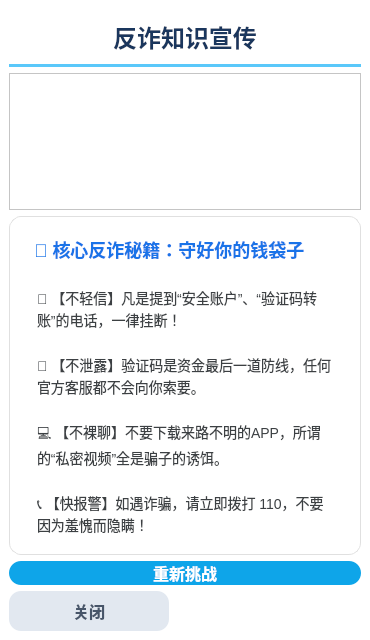
<?xml version="1.0" encoding="UTF-8"?>
<ui version="4.0">
 <class>MainWindow</class>
 <widget class="QMainWindow" name="MainWindow">
  <property name="geometry">
   <rect>
    <x>0</x>
    <y>0</y>
    <width>370</width>
    <height>640</height>
   </rect>
  </property>
  <property name="windowTitle">
   <string>MainWindow</string>
  </property>
  <widget class="QWidget" name="centralwidget">
   <property name="styleSheet">
    <string notr="true">background: transparent;
</string>
   </property>
   <layout class="QVBoxLayout" name="verticalLayout">
    <property name="spacing">
     <number>0</number>
    </property>
    <property name="leftMargin">
     <number>0</number>
    </property>
    <property name="topMargin">
     <number>0</number>
    </property>
    <property name="rightMargin">
     <number>0</number>
    </property>
    <property name="bottomMargin">
     <number>0</number>
    </property>
    <item>
     <widget class="QStackedWidget" name="stackedWidget">
      <property name="minimumSize">
       <size>
        <width>0</width>
        <height>0</height>
       </size>
      </property>
      <property name="styleSheet">
       <string notr="true">background: qlineargradient(x1:0, y1:0, x2:1, y2:1, stop:0 #4a3b3a, stop:0.5 #292a2d, stop:1 #1e2528);</string>
      </property>
      <property name="currentIndex">
       <number>3</number>
      </property>
      <widget class="QWidget" name="pageHome">
       <property name="styleSheet">
        <string notr="true">background: qlineargradient(x1:0, y1:0, x2:0, y2:1, stop:0 #e0eafc, stop:1 #cfdef3);</string>
       </property>
       <widget class="QLabel" name="labelTitle">
        <property name="geometry">
         <rect>
          <x>65</x>
          <y>90</y>
          <width>240</width>
          <height>60</height>
         </rect>
        </property>
        <property name="styleSheet">
         <string notr="true">font-family: &quot;Microsoft YaHei&quot;, &quot;PingFang SC&quot;, sans-serif;
font-size: 36px; /* 这里变大了 */
font-weight: 900;
color: #1e3a8a;
letter-spacing: 2px;
background: transparent;</string>
        </property>
        <property name="text">
         <string>反诈模拟挑战</string>
        </property>
        <property name="alignment">
         <set>Qt::AlignmentFlag::AlignCenter</set>
        </property>
       </widget>
       <widget class="QLabel" name="labelIntro">
        <property name="geometry">
         <rect>
          <x>45</x>
          <y>260</y>
          <width>280</width>
          <height>150</height>
         </rect>
        </property>
        <property name="styleSheet">
         <string notr="true">background-color: rgba(255, 255, 255, 0.6);
border-radius: 12px;
font-size: 15px;
color: #374151;
line-height: 20px;
padding: 10px;
border: 1px solid rgba(255, 255, 255, 0.8);</string>
        </property>
        <property name="text">
         <string>模拟真实电信诈骗场景

请根据对话内容谨慎做出判断

识破骗局，保护个人信息与财产安全
</string>
        </property>
        <property name="alignment">
         <set>Qt::AlignmentFlag::AlignCenter</set>
        </property>
        <property name="wordWrap">
         <bool>true</bool>
        </property>
       </widget>
       <widget class="QPushButton" name="btnStart">
        <property name="geometry">
         <rect>
          <x>105</x>
          <y>460</y>
          <width>160</width>
          <height>41</height>
         </rect>
        </property>
        <property name="styleSheet">
         <string notr="true">QPushButton {
    background: qlineargradient(x1:0, y1:0, x2:1, y2:0, stop:0 #3b82f6, stop:1#5AC8FA);
    color: white;
    font-size: 18px;
    font-weight: bold;
    border: none;
    border-radius: 20px;
}
QPushButton:hover {
    background: qlineargradient(x1:0, y1:0, x2:1, y2:0, stop:0 #60a5fa, stop:1 #5AC8FA);
}
QPushButton:pressed {
    background: #1d4ed8;
}
</string>
        </property>
        <property name="text">
         <string>开始挑战</string>
        </property>
       </widget>
       <widget class="QLabel" name="labelHint">
        <property name="geometry">
         <rect>
          <x>35</x>
          <y>580</y>
          <width>300</width>
          <height>20</height>
         </rect>
        </property>
        <property name="styleSheet">
         <string notr="true">font-size: 12px;
color: #9ca3af;
letter-spacing: 1px;
background: transparent;</string>
        </property>
        <property name="text">
         <string>请谨慎判断每一步，避免落入诈骗陷阱</string>
        </property>
        <property name="alignment">
         <set>Qt::AlignmentFlag::AlignCenter</set>
        </property>
       </widget>
       <widget class="QLabel" name="labelPolice2">
        <property name="geometry">
         <rect>
          <x>148</x>
          <y>160</y>
          <width>40</width>
          <height>12</height>
         </rect>
        </property>
        <property name="text">
         <string>TextLabel</string>
        </property>
       </widget>
      </widget>
      <widget class="QWidget" name="pageChat">
       <property name="styleSheet">
        <string notr="true">background-color: #f2f2f7; </string>
       </property>
       <layout class="QVBoxLayout" name="verticalLayout_2">
        <item>
         <widget class="QFrame" name="frame">
          <property name="minimumSize">
           <size>
            <width>0</width>
            <height>60</height>
           </size>
          </property>
          <property name="maximumSize">
           <size>
            <width>16777215</width>
            <height>60</height>
           </size>
          </property>
          <property name="styleSheet">
           <string notr="true">background-color: rgba(255, 255, 255, 0.95);
border-bottom: 1px solid #e5e5ea;</string>
          </property>
          <property name="frameShape">
           <enum>QFrame::Shape::StyledPanel</enum>
          </property>
          <property name="frameShadow">
           <enum>QFrame::Shadow::Raised</enum>
          </property>
          <layout class="QHBoxLayout" name="horizontalLayout">
           <item>
            <widget class="QToolButton" name="toolButton">
             <property name="styleSheet">
              <string notr="true">color: #007aff; /* 苹果蓝 */
   font-size: 16px;
   border: none;
   background: transparent;</string>
             </property>
             <property name="text">
              <string>&lt;</string>
             </property>
            </widget>
           </item>
           <item>
            <widget class="QLabel" name="labelChatTitle">
             <property name="styleSheet">
              <string notr="true">font-size: 17px;
font-weight: bold;
color: #000000;
border: none;
background: transparent;</string>
             </property>
             <property name="text">
              <string>X国银行</string>
             </property>
             <property name="alignment">
              <set>Qt::AlignmentFlag::AlignCenter</set>
             </property>
            </widget>
           </item>
           <item>
            <widget class="QLabel" name="labelStatus">
             <property name="styleSheet">
              <string notr="true">font-size: 12px;
color: #8e8e93;
border: none;
background: transparent;</string>
             </property>
             <property name="text">
              <string>通话中</string>
             </property>
            </widget>
           </item>
          </layout>
         </widget>
        </item>
        <item>
         <widget class="QScrollArea" name="scrollAreaChat">
          <property name="enabled">
           <bool>true</bool>
          </property>
          <property name="styleSheet">
           <string notr="true">background-color: transparent;
border: none;</string>
          </property>
          <property name="widgetResizable">
           <bool>true</bool>
          </property>
          <widget class="QWidget" name="chatContainer">
           <property name="geometry">
            <rect>
             <x>0</x>
             <y>0</y>
             <width>358</width>
             <height>460</height>
            </rect>
           </property>
           <property name="styleSheet">
            <string notr="true">background-color: transparent; border: none;</string>
           </property>
          </widget>
         </widget>
        </item>
        <item>
         <widget class="QFrame" name="bottomPanel">
          <property name="minimumSize">
           <size>
            <width>0</width>
            <height>100</height>
           </size>
          </property>
          <property name="styleSheet">
           <string notr="true">background-color: #ffffff;
border-top: 1px solid #e5e5ea;</string>
          </property>
          <property name="frameShape">
           <enum>QFrame::Shape::StyledPanel</enum>
          </property>
          <property name="frameShadow">
           <enum>QFrame::Shadow::Raised</enum>
          </property>
          <widget class="QPushButton" name="btnOption1">
           <property name="geometry">
            <rect>
             <x>20</x>
             <y>10</y>
             <width>330</width>
             <height>38</height>
            </rect>
           </property>
           <property name="styleSheet">
            <string notr="true">QPushButton {
    background-color: #5AC8FA;
    color: white;
    font-size: 16px;
    font-weight: bold;
    border: none;
    border-radius: 10px;
}
QPushButton:pressed {
    background-color: #005bb5;
}</string>
           </property>
           <property name="text">
            <string>PushButton</string>
           </property>
          </widget>
          <widget class="QPushButton" name="btnOption2">
           <property name="geometry">
            <rect>
             <x>20</x>
             <y>60</y>
             <width>330</width>
             <height>38</height>
            </rect>
           </property>
           <property name="styleSheet">
            <string notr="true">QPushButton {
    background-color: #5AC8FA;
    color: white;
    font-size: 16px;
    font-weight: bold;
    border: none;
    border-radius: 10px;
}
QPushButton:pressed {
    background-color: #005bb5;
}</string>
           </property>
           <property name="text">
            <string>PushButton</string>
           </property>
          </widget>
         </widget>
        </item>
       </layout>
      </widget>
      <widget class="QWidget" name="pageResult">
       <property name="styleSheet">
        <string notr="true">background-color: #f2f2f7;</string>
       </property>
       <widget class="QLabel" name="labelResultTitle">
        <property name="geometry">
         <rect>
          <x>10</x>
          <y>80</y>
          <width>350</width>
          <height>80</height>
         </rect>
        </property>
        <property name="text">
         <string>TextLabel</string>
        </property>
        <property name="alignment">
         <set>Qt::AlignmentFlag::AlignCenter</set>
        </property>
       </widget>
       <widget class="QLabel" name="labelResultDesc">
        <property name="geometry">
         <rect>
          <x>20</x>
          <y>240</y>
          <width>330</width>
          <height>181</height>
         </rect>
        </property>
        <property name="text">
         <string>TextLabel</string>
        </property>
       </widget>
       <widget class="QPushButton" name="btnGoEducation">
        <property name="geometry">
         <rect>
          <x>65</x>
          <y>520</y>
          <width>240</width>
          <height>50</height>
         </rect>
        </property>
        <property name="styleSheet">
         <string notr="true">QPushButton {
    background-color: #5AC8FA;
    color: white;
    font-size: 18px;
    font-weight: bold;
    border: none;
    border-radius: 25px;
}
QPushButton:pressed {
    background-color: #005bb5;
}</string>
        </property>
        <property name="text">
         <string>查看防诈骗指南</string>
        </property>
       </widget>
      </widget>
      <widget class="QWidget" name="pageEducation">
       <property name="styleSheet">
        <string notr="true">background-color: white;
color: #222222;
</string>
       </property>
       <layout class="QVBoxLayout" name="verticalLayout_3">
        <item>
         <widget class="QLabel" name="labelEduTitle">
          <property name="styleSheet">
           <string notr="true">QLabel {
    color: #1a365d;
    font-size: 24px;
    font-weight: 900;
    padding: 10px;
    border-bottom: 3px solid #5AC8FA; /* 底部加一条浅蓝色的装饰线 */
}</string>
          </property>
          <property name="text">
           <string>反诈知识宣传</string>
          </property>
          <property name="alignment">
           <set>Qt::AlignmentFlag::AlignCenter</set>
          </property>
         </widget>
        </item>
        <item>
         <widget class="QScrollArea" name="scrollAreaEdu">
          <property name="widgetResizable">
           <bool>true</bool>
          </property>
          <widget class="QWidget" name="eduContainer">
           <property name="geometry">
            <rect>
             <x>0</x>
             <y>0</y>
             <width>356</width>
             <height>205</height>
            </rect>
           </property>
          </widget>
         </widget>
        </item>
        <item>
         <widget class="QFrame" name="videoFrame">
          <property name="minimumSize">
           <size>
            <width>0</width>
            <height>180</height>
           </size>
          </property>
          <property name="styleSheet">
           <string notr="true">#videoFrame {
    background-color: #ffffff; 
    border: 1px solid #e0e0e0;
    border-radius: 12px;    
}</string>
          </property>
          <property name="frameShape">
           <enum>QFrame::Shape::StyledPanel</enum>
          </property>
          <property name="frameShadow">
           <enum>QFrame::Shadow::Raised</enum>
          </property>
          <layout class="QVBoxLayout" name="verticalLayout_4">
           <item>
            <widget class="QLabel" name="labelVideoHint">
             <property name="styleSheet">
              <string notr="true">#labelVideoHint {
    color: #1a73e8;          
    font-size: 18px;         
    font-weight: bold;     
    padding: 10px;             
}</string>
             </property>
             <property name="text">
              <string>💡 核心反诈秘籍：守好你的钱袋子</string>
             </property>
            </widget>
           </item>
           <item>
            <widget class="QLabel" name="labelTip1">
             <property name="styleSheet">
              <string notr="true">QLabel {
    color: #3c4043;          
    font-size: 14px;
    line-height: 1.5;       
    padding: 5px 15px;        
}</string>
             </property>
             <property name="text">
              <string>🚫 【不轻信】凡是提到“安全账户”、“验证码转账”的电话，一律挂断！</string>
             </property>
             <property name="alignment">
              <set>Qt::AlignmentFlag::AlignLeading|Qt::AlignmentFlag::AlignLeft|Qt::AlignmentFlag::AlignTop</set>
             </property>
             <property name="wordWrap">
              <bool>true</bool>
             </property>
            </widget>
           </item>
           <item>
            <widget class="QLabel" name="labelTip2">
             <property name="styleSheet">
              <string notr="true">QLabel {
    color: #3c4043;         
    font-size: 14px;
    line-height: 1.5;        
    padding: 5px 15px;      
}</string>
             </property>
             <property name="text">
              <string>🔑 【不泄露】验证码是资金最后一道防线，任何官方客服都不会向你索要。</string>
             </property>
             <property name="alignment">
              <set>Qt::AlignmentFlag::AlignLeading|Qt::AlignmentFlag::AlignLeft|Qt::AlignmentFlag::AlignTop</set>
             </property>
             <property name="wordWrap">
              <bool>true</bool>
             </property>
            </widget>
           </item>
           <item>
            <widget class="QLabel" name="labelTip3">
             <property name="styleSheet">
              <string notr="true">QLabel {
    color: #3c4043;            
    font-size: 14px;
    line-height: 1.5;         
    padding: 5px 15px;        
}</string>
             </property>
             <property name="text">
              <string>💻 【不裸聊】不要下载来路不明的APP，所谓的“私密视频”全是骗子的诱饵。</string>
             </property>
             <property name="alignment">
              <set>Qt::AlignmentFlag::AlignLeading|Qt::AlignmentFlag::AlignLeft|Qt::AlignmentFlag::AlignTop</set>
             </property>
             <property name="wordWrap">
              <bool>true</bool>
             </property>
            </widget>
           </item>
           <item>
            <widget class="QLabel" name="labelTip4">
             <property name="styleSheet">
              <string notr="true">QLabel {
    color: #3c4043;        
    font-size: 14px;
    line-height: 1.5;         
    padding: 5px 15px;         
}</string>
             </property>
             <property name="text">
              <string>📞 【快报警】如遇诈骗，请立即拨打 110，不要因为羞愧而隐瞒！</string>
             </property>
             <property name="alignment">
              <set>Qt::AlignmentFlag::AlignLeading|Qt::AlignmentFlag::AlignLeft|Qt::AlignmentFlag::AlignTop</set>
             </property>
             <property name="wordWrap">
              <bool>true</bool>
             </property>
            </widget>
           </item>
          </layout>
         </widget>
        </item>
        <item>
         <widget class="QPushButton" name="btnRestartEdu">
          <property name="styleSheet">
           <string notr="true">QPushButton#btnRestartEdu {
    background-color: #0EA5E9; 
    color: white;
    border-radius: 12px; /* iOS 风格的大圆角 */
    font-size: 16px;
    font-weight: 600;
    border: none;
}</string>
          </property>
          <property name="text">
           <string>重新挑战</string>
          </property>
         </widget>
        </item>
        <item>
         <widget class="QPushButton" name="btnCloseApp">
          <property name="enabled">
           <bool>true</bool>
          </property>
          <property name="sizePolicy">
           <sizepolicy hsizetype="Fixed" vsizetype="Minimum">
            <horstretch>0</horstretch>
            <verstretch>0</verstretch>
           </sizepolicy>
          </property>
          <property name="minimumSize">
           <size>
            <width>160</width>
            <height>40</height>
           </size>
          </property>
          <property name="maximumSize">
           <size>
            <width>160</width>
            <height>40</height>
           </size>
          </property>
          <property name="layoutDirection">
           <enum>Qt::LayoutDirection::LeftToRight</enum>
          </property>
          <property name="styleSheet">
           <string notr="true">QPushButton#btnCloseApp {
    background-color: #E2E8F0; 
    color: #475569;
    border-radius: 12px;
    font-size: 16px;
    font-weight: 600;
    border: none;
}</string>
          </property>
          <property name="text">
           <string>关闭</string>
          </property>
         </widget>
        </item>
       </layout>
      </widget>
      <widget class="QWidget" name="pageCall">
       <property name="styleSheet">
        <string notr="true">#pageCall {
    /* 采用极深蓝到全黑的渐变，模拟 iOS 深度感 */
    background: qlineargradient(x1:0, y1:0, x2:0, y2:1, 
                                stop:0 #0F172A, 
                                stop:1 #020617);
}</string>
       </property>
       <widget class="QLabel" name="labelIncoming">
        <property name="geometry">
         <rect>
          <x>0</x>
          <y>110</y>
          <width>370</width>
          <height>30</height>
         </rect>
        </property>
        <property name="styleSheet">
         <string notr="true">background: transparent;
color: rgba(255, 255, 255, 0.7);
font-size: 18px;
letter-spacing: 2px;</string>
        </property>
        <property name="text">
         <string>风险来电</string>
        </property>
        <property name="alignment">
         <set>Qt::AlignmentFlag::AlignCenter</set>
        </property>
       </widget>
       <widget class="QLabel" name="labelCallerName">
        <property name="geometry">
         <rect>
          <x>0</x>
          <y>145</y>
          <width>370</width>
          <height>50</height>
         </rect>
        </property>
        <property name="styleSheet">
         <string notr="true">background: transparent;
color: #ffffff;
font-size: 38px;
font-weight: bold;
letter-spacing: 2px;
</string>
        </property>
        <property name="text">
         <string>未知来电</string>
        </property>
        <property name="alignment">
         <set>Qt::AlignmentFlag::AlignCenter</set>
        </property>
       </widget>
       <widget class="QLabel" name="labelCallerNumber">
        <property name="geometry">
         <rect>
          <x>0</x>
          <y>210</y>
          <width>370</width>
          <height>20</height>
         </rect>
        </property>
        <property name="styleSheet">
         <string notr="true">background: transparent;
font-size: 16px;
color: #8e8e93;</string>
        </property>
        <property name="text">
         <string>+86 *********</string>
        </property>
        <property name="alignment">
         <set>Qt::AlignmentFlag::AlignCenter</set>
        </property>
       </widget>
       <widget class="QPushButton" name="btnDecline">
        <property name="geometry">
         <rect>
          <x>63</x>
          <y>500</y>
          <width>72</width>
          <height>72</height>
         </rect>
        </property>
        <property name="styleSheet">
         <string notr="true">QPushButton {
    background-color: #ff3b30;
    border: none;
    min-width: 72px;
    max-width: 72px;
    min-height: 72px;
    max-height: 72px;
    border-radius: 36px;
}
QPushButton:pressed {
    background-color: #cc2f26;
}</string>
        </property>
        <property name="text">
         <string/>
        </property>
        <property name="icon">
         <iconset>
          <normaloff>C:/Users/qym20/Downloads/ic_call_declined.png</normaloff>C:/Users/qym20/Downloads/ic_call_declined.png</iconset>
        </property>
        <property name="iconSize">
         <size>
          <width>36</width>
          <height>36</height>
         </size>
        </property>
       </widget>
       <widget class="QPushButton" name="btnAnswer">
        <property name="geometry">
         <rect>
          <x>235</x>
          <y>500</y>
          <width>72</width>
          <height>72</height>
         </rect>
        </property>
        <property name="styleSheet">
         <string notr="true">QPushButton {
    background-color: #34c759;
    border: none;
    min-width: 72px;
    max-width: 72px;
    min-height: 72px;
    max-height: 72px;
    border-radius: 36px; 
}
QPushButton:pressed {
    background-color: #29a047;
}</string>
        </property>
        <property name="text">
         <string/>
        </property>
        <property name="icon">
         <iconset>
          <normaloff>C:/Users/qym20/Downloads/ios-call.png</normaloff>C:/Users/qym20/Downloads/ios-call.png</iconset>
        </property>
        <property name="iconSize">
         <size>
          <width>36</width>
          <height>36</height>
         </size>
        </property>
       </widget>
       <widget class="QLabel" name="Declinelabel">
        <property name="geometry">
         <rect>
          <x>60</x>
          <y>590</y>
          <width>76</width>
          <height>20</height>
         </rect>
        </property>
        <property name="styleSheet">
         <string notr="true">background: transparent; color: white; font-size: 15px;</string>
        </property>
        <property name="text">
         <string>挂断</string>
        </property>
        <property name="alignment">
         <set>Qt::AlignmentFlag::AlignCenter</set>
        </property>
       </widget>
       <widget class="QLabel" name="Answerlabel">
        <property name="geometry">
         <rect>
          <x>240</x>
          <y>590</y>
          <width>76</width>
          <height>20</height>
         </rect>
        </property>
        <property name="styleSheet">
         <string notr="true">background: transparent; color: white; font-size: 15px;</string>
        </property>
        <property name="text">
         <string>接听</string>
        </property>
        <property name="alignment">
         <set>Qt::AlignmentFlag::AlignCenter</set>
        </property>
       </widget>
      </widget>
     </widget>
    </item>
   </layout>
  </widget>
 </widget>
 <resources/>
 <connections/>
</ui>
